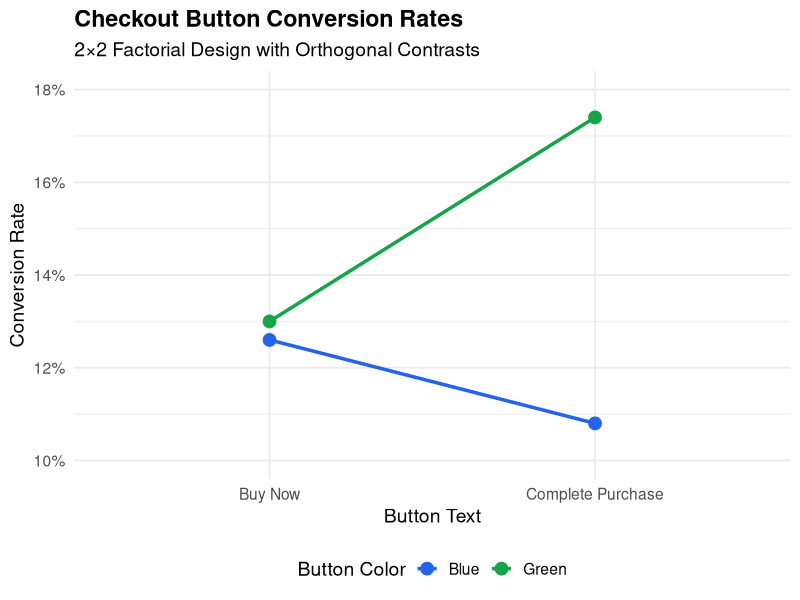

This figure's R source:
## ---- chunk 1
#| message: false
#| warning: false
library(tidyverse)

set.seed(42)

# Simulate conversion data: 1000 users per group
n_per_group <- 1000

# Control: "Buy Now" blue button (baseline 12% conversion)
# Treatment: "Complete Purchase" green button (14% conversion)
control <- rbinom(n_per_group, 1, 0.12)
treatment <- rbinom(n_per_group, 1, 0.14)

# Traditional t-test
t.test(treatment, control)
## ---- chunk 2
set.seed(123)

n_per_condition <- 500

# Define true effects (in probability scale)
base_rate <- 0.12
text_effect <- 0.02 # "Complete Purchase" adds 2 percentage points
color_effect <- 0.015 # Green adds 1.5 percentage points
interaction_effect <- 0.01 # Extra boost when both changes are present

# Generate data for each condition
data <- tibble(
  condition = rep(c("A", "B", "C", "D"), each = n_per_condition),
  text = rep(
    c("Buy Now", "Buy Now", "Complete Purchase", "Complete Purchase"),
    each = n_per_condition
  ),
  color = rep(c("Blue", "Green", "Blue", "Green"), each = n_per_condition)
) |>
  mutate(
    # Calculate true conversion probability for each condition
    true_prob = case_when(
      condition == "A" ~ base_rate,
      condition == "B" ~ base_rate + color_effect,
      condition == "C" ~ base_rate + text_effect,
      condition == "D" ~ base_rate +
        text_effect +
        color_effect +
        interaction_effect
    ),
    converted = rbinom(n(), 1, true_prob)
  )

# View the observed conversion rates
data |>
  group_by(condition, text, color) |>
  summarise(
    n = n(),
    conversions = sum(converted),
    rate = mean(converted),
    .groups = "drop"
  ) |>
  knitr::kable(digits = 3, caption = "Observed Conversion Rates by Condition")
## ---- chunk 3
# Set up factors with proper coding
data <- data |>
  mutate(
    text_code = ifelse(text == "Complete Purchase", 1, -1),
    color_code = ifelse(color == "Green", 1, -1),
    interaction_code = text_code * color_code
  )

# Fit the model
model <- lm(converted ~ text_code + color_code + interaction_code, data = data)

summary(model)
## ---- chunk 4
# Extract coefficients and compute confidence intervals
coef_summary <- broom::tidy(model, conf.int = TRUE) |>
  filter(term != "(Intercept)") |>
  mutate(
    term = case_when(
      term == "text_code" ~ "Text Effect",
      term == "color_code" ~ "Color Effect",
      term == "interaction_code" ~ "Interaction"
    ),
    # Convert to percentage points (estimates are on 0-1 scale,
    # and coded -1/+1 so multiply by 2 for full effect)
    effect_pct = estimate * 2 * 100,
    ci_low_pct = conf.low * 2 * 100,
    ci_high_pct = conf.high * 2 * 100
  ) |>
  select(
    Contrast = term,
    `Effect (pct pts)` = effect_pct,
    `95% CI Low` = ci_low_pct,
    `95% CI High` = ci_high_pct,
    `p-value` = p.value
  )

knitr::kable(coef_summary, digits = 3, caption = "Orthogonal Contrast Results")
## ---- chunk 5
#| classes: preview-image
# Interaction plot
data |>
  group_by(text, color) |>
  summarise(rate = mean(converted), .groups = "drop") |>
  ggplot(aes(x = text, y = rate, color = color, group = color)) +
  geom_point(size = 4) +
  geom_line(linewidth = 1.2) +
  scale_y_continuous(
    labels = scales::percent_format(),
    limits = c(0.10, 0.18)
  ) +
  scale_color_manual(values = c("Blue" = "#2563eb", "Green" = "#16a34a")) +
  labs(
    title = "Checkout Button Conversion Rates",
    subtitle = "2×2 Factorial Design with Orthogonal Contrasts",
    x = "Button Text",
    y = "Conversion Rate",
    color = "Button Color"
  ) +
  theme_minimal(base_size = 14) +
  theme(
    plot.title = element_text(face = "bold"),
    legend.position = "bottom"
  )
## ---- chunk 6
# Power simulation: compare traditional sequential tests vs orthogonal contrasts

simulate_experiment <- function(n_per_condition, true_text_effect = 0.02) {
  base_rate <- 0.12
  color_effect <- 0.015
  interaction_effect <- 0.005

  data <- tibble(
    condition = rep(c("A", "B", "C", "D"), each = n_per_condition),
    text = rep(
      c("Buy Now", "Buy Now", "Complete Purchase", "Complete Purchase"),
      each = n_per_condition
    ),
    color = rep(c("Blue", "Green", "Blue", "Green"), each = n_per_condition)
  ) |>
    mutate(
      true_prob = case_when(
        condition == "A" ~ base_rate,
        condition == "B" ~ base_rate + color_effect,
        condition == "C" ~ base_rate + true_text_effect,
        condition == "D" ~ base_rate +
          true_text_effect +
          color_effect +
          interaction_effect
      ),
      converted = rbinom(n(), 1, true_prob),
      text_code = ifelse(text == "Complete Purchase", 1, -1),
      color_code = ifelse(color == "Green", 1, -1)
    )

  # Orthogonal contrast approach
  model <- lm(
    converted ~ text_code + color_code + text_code:color_code,
    data = data
  )
  orthogonal_p <- summary(model)$coefficients["text_code", "Pr(>|t|)"]

  # Traditional approach: just compare A vs C (same color, different text)
  traditional_p <- t.test(
    data$converted[data$condition == "C"],
    data$converted[data$condition == "A"]
  )$p.value

  c(orthogonal = orthogonal_p < 0.05, traditional = traditional_p < 0.05)
}

# Run simulation
set.seed(456)
n_sims <- 1000
results <- replicate(n_sims, simulate_experiment(n_per_condition = 300))

power_comparison <- tibble(
  Method = c("Orthogonal Contrasts", "Traditional A/B Test"),
  Power = c(mean(results["orthogonal", ]), mean(results["traditional", ])),
  `Sample Size` = c("300 × 4 = 1200 total", "300 × 2 = 600 total")
)

knitr::kable(
  power_comparison,
  digits = 3,
  caption = "Statistical Power Comparison (detecting 2 pct pt text effect)"
)
## ---- chunk 7
# Quick reference: setting up contrasts in R
# For a 2x2 design, you can use contr.sum for automatic effect coding

data_factored <- data |>
  mutate(
    text_factor = factor(text),
    color_factor = factor(color)
  )

# Set contrasts to sum-to-zero (effect coding)
contrasts(data_factored$text_factor) <- contr.sum(2)
contrasts(data_factored$color_factor) <- contr.sum(2)

# This model is equivalent to our manual coding
model_auto <- lm(converted ~ text_factor * color_factor, data = data_factored)
summary(model_auto)
